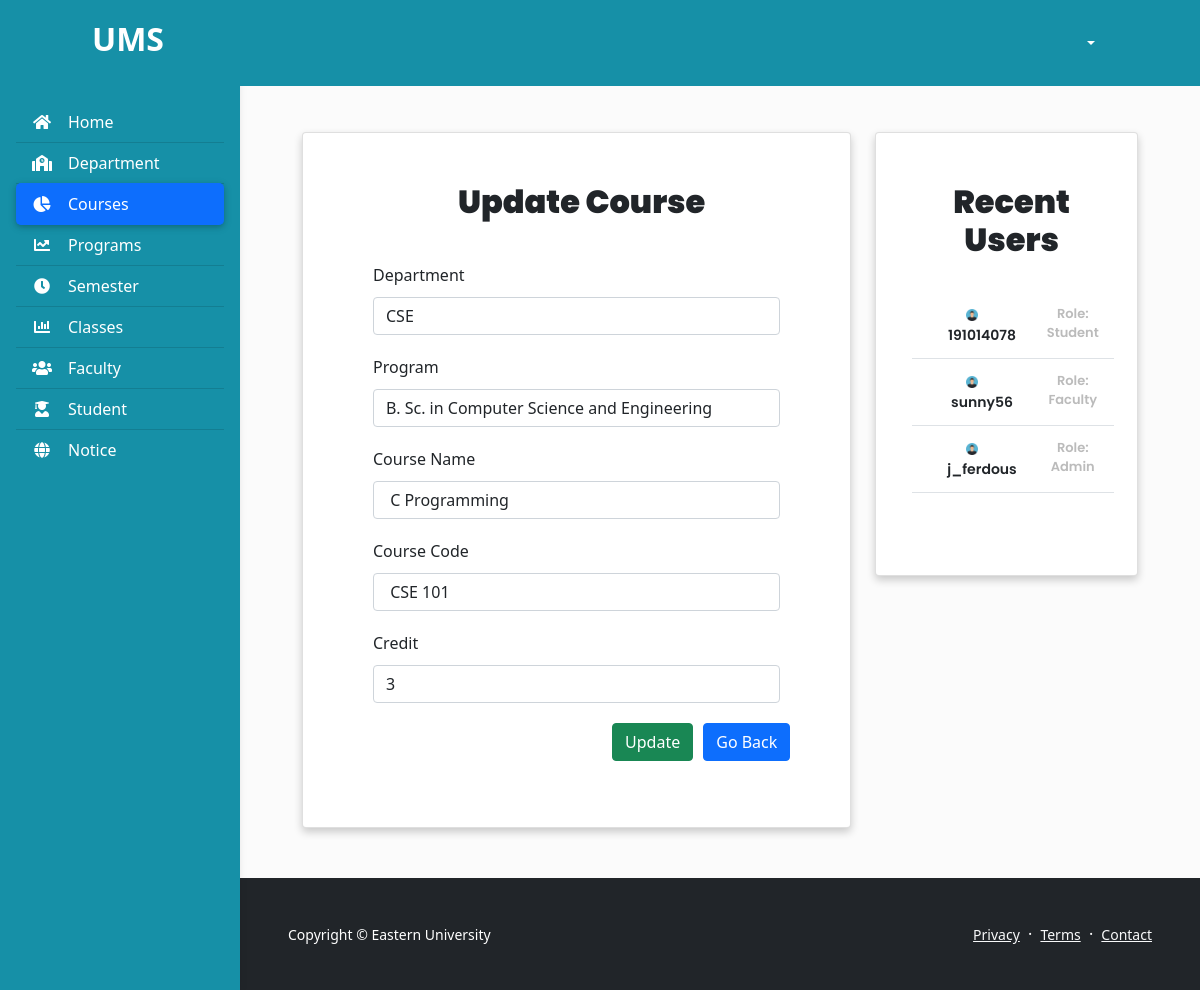
/course_update.php?course_id=1, run on the app's committed database.
### tables this page shows
CREATE TABLE `course` (
  `course_id` int(11) NOT NULL,
  `course_name` varchar(50) NOT NULL,
  `course_code` varchar(50) NOT NULL,
  `credit` int(11) NOT NULL,
  `dep_id` int(11) NOT NULL,
  `dep_code` varchar(50) NOT NULL,
  `prog_id` int(11) NOT NULL,
  `prog_name` varchar(50) NOT NULL
);

### course_update.php (the view, shortened to what this page needs)
<?php
include_once("./database/config.php");
$username = $_SESSION['username'];
$course_id = $_GET['course_id'];
$sql = "SELECT * FROM course WHERE course_id='$course_id'";
$result = mysqli_query($conn, $sql);
$row=mysqli_fetch_assoc($result);
$course_name=$row['course_name'];
$course_code=$row['course_code'];
$credit=$row['credit'];
$dep_id=$row['dep_id'];
$dep_code=$row['dep_code'];
$prog_id=$row['prog_id'];
$prog_name=$row['prog_name'];
?>
<!DOCTYPE html>
<html lang="en">
<head>
    <link href="https://cdn.jsdelivr.net/npm/bootstrap@5.1.3/dist/css/bootstrap.min.css" rel="stylesheet"
>
    <link rel="stylesheet" href="https://pro.fontawesome.com/releases/v5.10.0/css/all.css"
 />
    <link rel="stylesheet" type="text/css" href="./includes/nav.css">
    <link rel="stylesheet" type="text/css" href="./includes/table.css">
</head>
<body>
    <header>
        <nav id="sidebarMenu" class="collapse d-lg-block sidebar collapse" style="background:#1690A7; margin-top:20px">
            <div class="position-sticky">
                <div class="list-group list-group-flush mx-3 mt-4">
                    <a href="admin_dash.php" class="list-group-item list-group-item-action py-2 "
                        style="background:#1690A7; Color:white;" aria-current="true" style="Color:white;">
                        <i class="fas fa-home fa-fw me-3"></i><span>Home</span></a>
                    <a href="department.php" class="list-group-item list-group-item-action py-2 "
                        style="background:#1690A7; Color:white;">
                        <i class="fas fa-school fa-fw me-3"></i><span>Department</span></a>
                    <a href="course.php" class="list-group-item list-group-item-action py-2 bg-primary active"
                        style="background:#1690A7; Color:white;"><i
                            class="fas fa-chart-pie fa-fw me-3"></i><span>Courses</span></a>
                    <a href="program.php" class="list-group-item list-group-item-action py-2 "
                        style="background:#1690A7; Color:white;"><i
                            class="fas fa-chart-line fa-fw me-3"></i><span>Programs</span></a>
                    <a href="semester.php" class="list-group-item list-group-item-action py-2 "
                        style="background:#1690A7; Color:white;">
                        <i class="fas fa-clock fa-fw me-3"></i><span>Semester</span></a>
                    <a href="class.php" class="list-group-item list-group-item-action py-2 "
                        style="background:#1690A7; Color:white;"><i
                            class="fas fa-chart-bar fa-fw me-3"></i><span>Classes</span></a>
                    <a href="faculty.php" class="list-group-item list-group-item-action py-2 "
                        style="background:#1690A7; Color:white;"><i
                            class="fas fa-users fa-fw me-3"></i><span>Faculty</span></a>
                    <a href="student.php" class="list-group-item list-group-item-action py-2 "
                        style="background:#1690A7; Color:white;"><i
                            class="fas fa-user-graduate fa-fw me-3"></i><span>Student</span></a>
                    <a href="notice.php" class="list-group-item list-group-item-action py-2 "
                        style="background:#1690A7; Color:white;"><i
                            class="fas fa-globe fa-fw me-3"></i><span>Notice</span></a>
                </div>
            </div>
        </nav>
        <nav id="main-navbar" class="navbar navbar-expand-lg navbar-light fixed-top"
            style="background:#1690A7; padding:15px 80px">
            <div class="container-fluid">
                <a class="navbar-brand" href="admin_dash.php">
                    <h2 style="color:white; font-weight:600;">UMS</h2>
                </a>
                <div class="dropdown">
                    <a class="btn dropdown-toggle" href="#" style="color:white; font-weight:500" role="button"
                        id="dropdownMenuLink" data-bs-toggle="dropdown" aria-expanded="false">
                        <span style="padding-left:10px"><?php echo $username?></span>
                    </a>
                </div>
            </div>
        </nav>
    </header>
    <main style="margin-top: 58px;">
        <div class="container pt-4" style="padding-left:50px; padding-right:50px;">
            <div style="padding: 50px 0;">
                <div class="container">
                    <div class="row">
                        <div class="col-md-8">
                            <div class="card mx-auto"
                                style="padding:50px 20px;box-shadow: 0 4px 8px 0 rgba(0, 0, 0, 0.2); ">
                                <div class="card-title">
                                    <h2 style="padding-left:10px; font-weight:1000">Update Course</h2>
                                </div>
                                <div class="card-body" id="card-body">
                                    <div class="container">
                                        <form action="" method="POST">
                                        <div class="row">
                                                <div class="col-md-12">
                                                    <div class="form-group" style="padding:10px">
                                                        <label style="padding-bottom:10px;">Department</label>
                                                        <select class="form-control" id="select_dep" name="select_dep"
                                                            required>
                                                            <option value="<?php echo $dep_id?>"><?php echo $dep_code?>
                                                            </option>
                                                        </select>
                                                    </div>
                                                </div>
                                            </div>
                                            <div class="row">
                                                <div class="col-md-12">
                                                    <div class="form-group" style="padding:10px">
                                                        <label style="padding-bottom:10px;">Program</label>
                                                        <select class="form-control" id="select_prog" name="select_prog"
                                                            required>
                                                            <option value="<?php echo $prog_id?>">
                                                                <?php echo $prog_name?></option>
                                                        </select>
                                                    </div>
                                                </div>
                                            </div>
                                            <div class="row">
                                                <div class="col-md-12">
                                                    <div class="form-group" style="padding:10px">
                                                        <label style="padding-bottom:10px;">Course Name</label>
                                                        <input type="text" class="form-control" name="course_name"
                                                            id="course_name" placeholder="Course Name"
                                                            value="<?php echo $course_name?>" required>
                                                    </div>
                                                </div>
                                            </div>
                                            <div class="row">
                                                <div class="col-md-12">
                                                    <div class="form-group" style="padding:10px">
                                                        <label style="padding-bottom:10px;">Course Code</label>
                                                        <input type="text" class="form-control" name="course_code"
                                                            id="course_code" placeholder="Course Code"
                                                            value="<?php echo $course_code?>" required>
                                                    </div>
                                                </div>
                                            </div>
                                            <div class="row">
                                                <div class="col-md-12">
                                                    <div class="form-group" style="padding:10px">
                                                        <label style="padding-bottom:10px;">Credit</label>
                                                        <input type="text" class="form-control" name="credit"
                                                            id="credit" placeholder="Credit Hour"
                                                            value="<?php echo $credit?>" required>
                                                    </div>
                                                </div>
                                            </div>
                                            <div class="d-flex justify-content-end" style="padding-top:10px;">
                                                <button type="submit" name="submit" class="btn btn-success"
                                                    style="margin-right:10px;">Update</button>
                                                <a href="course.php" class="btn btn-primary">Go Back</a>
                                            </div>
                                        </form>
                                    </div>
                                </div>
                            </div>
                        </div>
                        <div class="col-md-4">
                            <div class="card mx-auto"
                                style="text-align:center;padding:50px 20px;box-shadow: 0 4px 8px 0 rgba(0, 0, 0, 0.2); ">
                                <div class="card-title">
                                    <h2 style="padding-left:10px; font-weight:1000">Recent Users</h2>
                                </div>
                                <div class="card-body" id="card-body">
                                    <table class="table">
                                        <tbody>
                                            <?php
                                            $sql = "SELECT DISTINCT `name`, `role` from recent order by id desc limit 8;";
                                            $result = mysqli_query($conn, $sql);
                                            if($result){
                                                while($row=mysqli_fetch_assoc($result)){
                                                    $name=$row['name'];
                                                    $role=$row['role'];
                                                    echo '<tr>
                                                    <td style="font-size:14px; font-weight:600; "> <img src="./images/user-profile.png" style="width:14%;" alt="profile"> <span style="padding-left:20px;">'.$name.'</span></td>
                                                    <td style="font-size:13px;font-weight:600;color:#bbb;"> Role: '.$role.'</td>
                                                    </tr>';
                                                }
                                            }
                                            ?>
                                        </tbody>
                                    </table>
                                </div>
                            </div>
                        </div>
                    </div>
                </div>
            </div>
        </div>
        <?php include_once("./templates/footer.php");?>
    </main>
</body>
</html>

### includes/nav.css (style rules this page uses)
body { background-color: #fbfbfb; }
@media (min-width: 991.98px) { main { padding-left: 240px; } }
.sidebar { position: fixed; top: 0; bottom: 0; left: 0; padding: 58px 0 0; box-shadow: 0 2px 5px 0 rgb(0 0 0 / 5%), 0 2px 10px 0 rgb(0 0 0 / 5%); width: 240px; z-index: 600; }
.sidebar .active { border-radius: 5px; box-shadow: 0 2px 5px 0 rgb(0 0 0 / 16%), 0 2px 10px 0 rgb(0 0 0 / 12%); }

### includes/table.css (style rules this page uses)
* { box-sizing: border-box; margin:0; padding:0; }
.table { width: 100%; border-collapse: collapse; }
.table td,.table th { font-family: 'poppins'; padding:12px 15px; text-align: center; font-size:14px; }
.card-title { font-family: 'poppins'; display: flex; align-items: center; justify-content: center; }

### data on the page
course: select_dep "CSE", select_prog "B. Sc. in Computer Science and Engineering", course_name "C Programming", course_code "CSE 101", credit "3"

### other printed values
$name "191014078"
$role "Student"
$name "sunny56"
$role "Faculty"
$name "j_ferdous"
$role "Admin"
